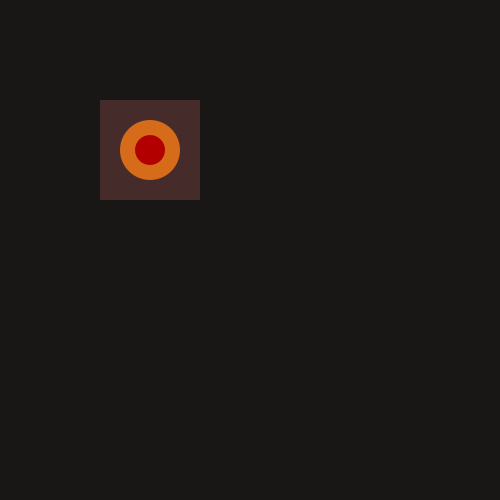
Frame 1 (no input)
Frame 60 (the mouse pressed at the canvas centre just before this capture): identical to frame 1, image omitted
Frame 120 (the mouse held since frame 60 and released just before this capture): identical to frame 1, image omitted

The Processing sketch that drew this single still picture (run headless with seeded random() and noise(); from frame 60 on, the mouse is pressed at the canvas centre):

// Processing sketch: sketch07_funktionen_einfach
// ── sketch07_funktionen_einfach.pde

float posX;
float posY;

void setup() {
  size(500, 500);
  colorMode(HSB, 360, 100, 100);
  noStroke();

  posX = 100;
  posY = 100;
}

void draw() {
  background(10, 10, 10);

  element();
}


void element() {
  fill(30, 100, 80);
  ellipse(posX+50, posY+50, 60, 60);
  fill(0, 50, 100, 50);
  rect(posX, posY, 100, 100);
  fill(0, 100, 70);
  ellipse(posX+50, posY+50, 30, 30);
}
